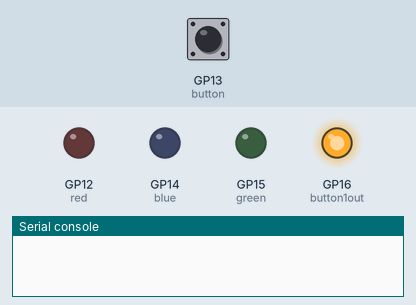
Recording of a program running on a simulated Raspberry Pi Pico running CircuitPython. On the bench: output pins drawn as LEDs (lit = HIGH), the last lines printed to the serial console. Dashed ring = blinking. The test bench sets the inputs (shaded band); at power-on: GP13 (button) LOW.

Above: at 1.2 s.
1.3 s: GP13 (button) pulled HIGH for 3.2 s
At 5.2 s:
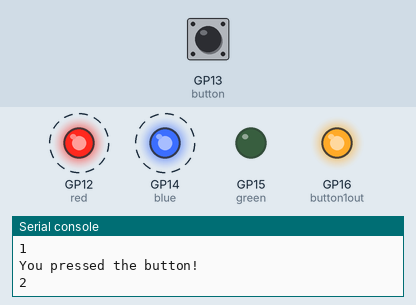
6.0 s: GP13 (button) pulled HIGH for 0.15 s
At 6.4 s:
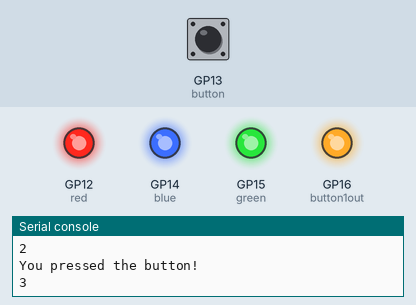
7.6 s: GP13 (button) pulled HIGH for 1 s
At 9.2 s:
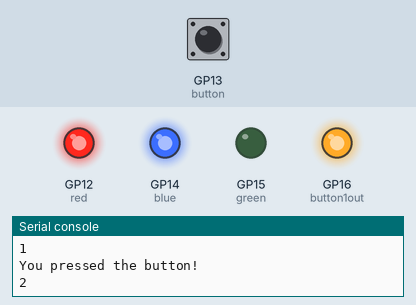
Timing chart, 0 to 10.7 s (numbered marks = the images above; inputs shaded):
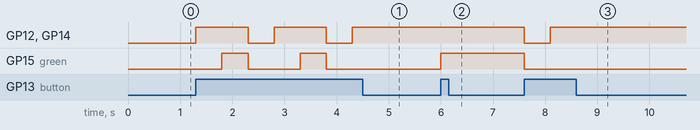

The program:

final.py
```python
import time
import board
import digitalio

button1out = digitalio.DigitalInOut(board.GP16)
button1out.direction = digitalio.Direction.OUTPUT
button1out.value = True

green = digitalio.DigitalInOut(board.GP15)
green.direction = digitalio.Direction.OUTPUT

blue = digitalio.DigitalInOut(board.GP14)
blue.direction = digitalio.Direction.OUTPUT

red = digitalio.DigitalInOut(board.GP12)
red.direction = digitalio.Direction.OUTPUT

button = digitalio.DigitalInOut(board.GP13)
button.switch_to_input(pull=digitalio.Pull.DOWN)
state=1
while True:
    if button.value:
        print("You pressed the button!")
        state=state+1
        if state == 4:
            state = 1
        if state==1 :
            blue.value = False
            red.value = False
            green.value = False

        elif state==2 :
            blue.value = True
            red.value = True
            green.value = False

        elif state==3 :
            blue.value = True
            red.value = True
            green.value = True
        print(state)
        time.sleep(0.5) # wait 0.5 seconds
        '''
        green.value = True # Turn on the LED
        blue.value = False # Turn on the LED
        time.sleep(5) # wait 0.5 seconds
        green.value = False # Turn off the LED
        blue.value = True # Turn on the LED
        '''
```

Measured:
- after the input at 1.3 s, GP12 (red), GP14 (blue): alternates HIGH for 1.0 s and LOW for 0.50 s, starting at once; GP15 (green): alternates HIGH for 0.50 s and LOW for 1.0 s, 4 changes in all, then stays LOW, starting after 0.50 s
- after the input at 6.0 s, GP15 (green): LOW → HIGH at once
- after the input at 7.6 s, GP12 (red), GP14 (blue): HIGH → LOW at once, → HIGH 0.50 s later; GP15 (green): HIGH → LOW at once
